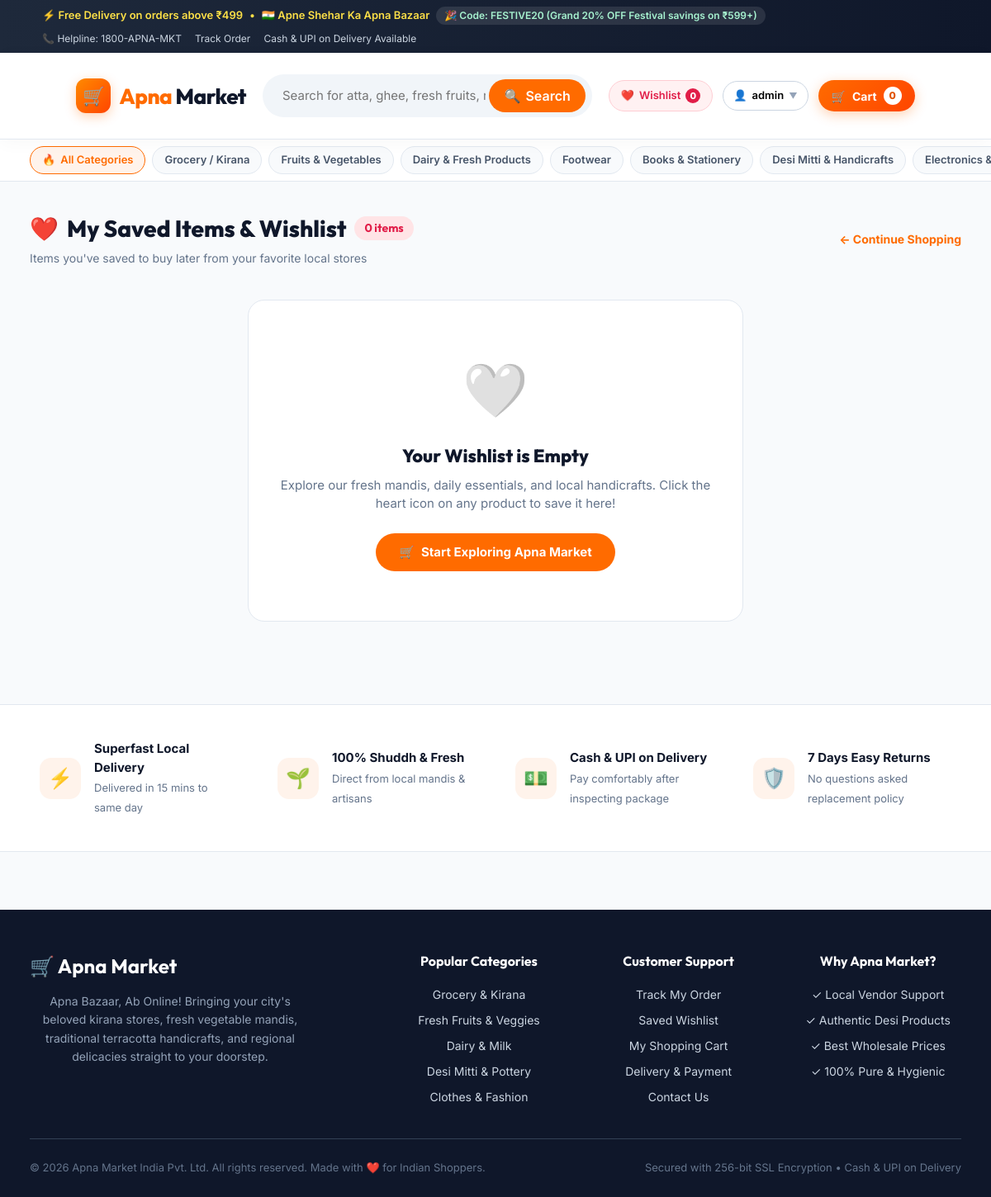
Screenshot of /wishlist/ (signed in) with the database file from the repository.
### store/models.py (models this page shows, shortened)
class Coupon(models.Model):
    code = models.CharField(
        max_length=30,
        unique=True
    )
    discount_percent = models.DecimalField(
        max_digits=5,
        decimal_places=2,
        default=0
    )
    discount_amount = models.DecimalField(
        max_digits=10,
        decimal_places=2,
        default=0
    )
    min_order_value = models.DecimalField(
        max_digits=10,
        decimal_places=2,
        default=0
    )
    is_active = models.BooleanField(
        default=True
    )
    description = models.CharField(
        max_length=200,
        blank=True
    )
    created_at = models.DateTimeField(
        auto_now_add=True
    )

### catalog/models.py (models this page shows, shortened)
class Category(models.Model):
    name = models.CharField(max_length=100)
    slug = models.SlugField(unique=True)
    parent = models.ForeignKey(
        "self",
        on_delete=models.CASCADE,
        blank=True,
        null=True,
        related_name="subcategories"
    )
    description = models.TextField(blank=True)
    image = models.ImageField(
        upload_to="categories/",
        blank=True,
        null=True
    )
    is_active = models.BooleanField(default=True)
    created_at = models.DateTimeField(auto_now_add=True)

### store/views.py (the view)
@login_required(login_url="/login/?next=/wishlist/")
def wishlist_view(request):
    wishlist_items = Wishlist.objects.filter(
        user=request.user
    ).select_related("product", "product__category").order_by("-created_at")
    return render(
        request,
        "store/wishlist.html",
        {
            "wishlist_items": wishlist_items,
        }
    )

### store/templates/store/wishlist.html (shortened to what this page needs)
{% extends "base.html" %}
{% load static %}
{% block content %}
<div class="wishlist-wrap">
    <div class="wishlist-header">
        <div>
            <h1 class="wishlist-title">
                <span>❤️</span> My Saved Items & Wishlist
                <span class="wishlist-count-pill">{{ wishlist_items|length }} item{{ wishlist_items|length|pluralize }}</span>
            </h1>
            <p style="color: #64748b; font-size: 14px; margin-top: 4px;">Items you've saved to buy later from your favorite local stores</p>
        </div>
        <div>
            <a href="{% url 'home' %}" style="color: var(--primary); font-weight: 700; font-size: 14px;">← Continue Shopping</a>
        </div>
    </div>
    {% if wishlist_items %}
        <div class="wishlist-grid">
            {% for item in wishlist_items %}
                {% with product=item.product %}
                    <div class="wishlist-card">
                        <a href="{% url 'toggle_wishlist' product.id %}" class="btn-remove-wishlist" title="Remove from wishlist">✕</a>
                        <a href="{% url 'product_detail' product.id %}" class="wishlist-thumb">
                            {% if product.image %}
                                <img src="{{ product.image.url }}" alt="{{ product.name }}">
                            {% else %}
                                <span style="font-size: 40px;">🛍️</span>
                            {% endif %}
                        </a>
                        <div class="wishlist-cat">{{ product.category.name }}</div>
                        <a href="{% url 'product_detail' product.id %}" class="wishlist-name">
                            {{ product.name|truncatechars:45 }}
                        </a>
                        <div class="wishlist-price-row">
                            <span class="wishlist-price">₹{{ product.discounted_price }}</span>
                            {% if product.discount > 0 %}
                                <span class="wishlist-mrp">₹{{ product.price }}</span>
                                <span class="wishlist-discount">{{ product.discount|floatformat:0 }}% OFF</span>
                            {% endif %}
                        </div>
                        {% if product.stock > 0 and product.is_available %}
                            <form method="POST" action="{% url 'move_wishlist_to_cart' product.id %}">
                                {% csrf_token %}
                                <button type="submit" class="btn-move-cart">
                                    <span>🛒</span> Move to Cart
                                </button>
                            </form>
                        {% else %}
                            <button type="button" class="btn-move-cart" disabled>
                                Out of Stock
                            </button>
                        {% endif %}
                    </div>
                {% endwith %}
            {% endfor %}
        </div>
    {% else %}
        <div class="empty-wishlist">
            <div class="empty-icon">🤍</div>
            <h2 class="empty-title">Your Wishlist is Empty</h2>
            <p class="empty-desc">Explore our fresh mandis, daily essentials, and local handicrafts. Click the heart icon on any product to save it here!</p>
            <a href="{% url 'home' %}" class="btn-shop-now">
                <span>🛒</span> Start Exploring Apna Market
            </a>
        </div>
    {% endif %}
</div>
{% endblock %}

### templates/base.html (shortened to what this page needs)
{% load static %}
<!DOCTYPE html>
<html lang="en">
<head>
    <link rel="stylesheet" href="{% static 'store/css/style.css' %}">
</head>
<body>
    <div class="top-bar">
        <div class="top-bar-inner">
            <div class="delivery-highlight">
                <span>⚡ Free Delivery on orders above ₹499</span>
                <span>•</span>
                <span>🇮🇳 Apne Shehar Ka Apna Bazaar</span>
                {% if active_coupons %}
                    <span class="coupon-ticker">🎉 Code: {{ active_coupons.0.code }} ({{ active_coupons.0.description }})</span>
                {% endif %}
            </div>
            <div class="top-bar-links">
                <span>📞 Helpline: 1800-APNA-MKT</span>
                <a href="{% url 'my_orders' %}">Track Order</a>
                <span>Cash & UPI on Delivery Available</span>
            </div>
        </div>
    </div>
    <header class="main-header">
        <div class="header-content">
            <a href="{% url 'home' %}" class="brand-logo">
                <span class="brand-badge">🛒</span>
                <span><span class="highlight">Apna</span> Market</span>
            </a>
            <div class="search-container">
                <form class="search-form" method="GET" action="{% url 'home' %}" id="search-form">
                    <input
                        type="text"
                        name="q"
                        id="search-input"
                        placeholder="Search for atta, ghee, fresh fruits, matka, kurta, dal..."
                        value="{{ search_query|default:'' }}"
                        autocomplete="off"
                    >
                    <button type="submit">
                        <span>🔍</span>
                        <span>Search</span>
                    </button>
                </form>
            </div>
            <div class="header-actions">
                <a href="{% url 'wishlist' %}" class="wishlist-nav-btn" id="header-wishlist-btn" title="Saved Items & Wishlist">
                    <span>❤️</span>
                    <span class="wishlist-text">Wishlist</span>
                    <span class="wishlist-badge" id="wishlist-badge-count">{{ global_wishlist_count|default:"0" }}</span>
                </a>
                {% if user.is_authenticated %}
                    <div class="user-dropdown">
                        <button class="user-dropdown-btn">
                            <span>👤</span>
                            <span>{{ user.first_name|default:user.username|truncatechars:10 }}</span>
                            <span style="font-size: 10px; color: #94a3b8;">▼</span>
                        </button>
                    </div>
                {% endif %}
                <a href="{% url 'cart' %}" class="cart-nav-btn" id="header-cart-btn">
                    <span>🛒</span>
                    <span>Cart</span>
                    <span class="cart-badge" id="header-cart-count">{{ global_cart_count|default:"0" }}</span>
                </a>
            </div>
        </div>
    </header>
    <nav class="category-subnav">
        <div class="category-subnav-inner">
            <a href="{% url 'home' %}" class="cat-chip {% if not selected_category and not category %}active{% endif %}">
                <span>🔥</span> All Categories
            </a>
            {% for cat in nav_categories %}
                <a href="{% url 'category_products' cat.slug %}" class="cat-chip {% if category.slug == cat.slug or selected_category == cat.slug %}active{% endif %}">
                    {{ cat.name }}
                </a>
            {% endfor %}
        </div>
    </nav>
    <main>
        {% block content %}{% endblock %}
    </main>
    <section class="trust-banner">
        <div class="trust-grid">
            <div class="trust-card">
                <div class="trust-icon">⚡</div>
                <div>
                    <strong>Superfast Local Delivery</strong>
                    <span>Delivered in 15 mins to same day</span>
                </div>
            </div>
            <div class="trust-card">
                <div class="trust-icon">🌱</div>
                <div>
                    <strong>100% Shuddh & Fresh</strong>
                    <span>Direct from local mandis & artisans</span>
                </div>
            </div>
            <div class="trust-card">
                <div class="trust-icon">💵</div>
                <div>
                    <strong>Cash & UPI on Delivery</strong>
                    <span>Pay comfortably after inspecting package</span>
                </div>
            </div>
            <div class="trust-card">
                <div class="trust-icon">🛡️</div>
                <div>
                    <strong>7 Days Easy Returns</strong>
                    <span>No questions asked replacement policy</span>
                </div>
            </div>
        </div>
    </section>
    <footer>
        <div class="footer-inner">
            <div class="footer-brand">
                <h3>🛒 Apna Market</h3>
                <p>
                    Apna Bazaar, Ab Online! Bringing your city's beloved kirana stores, fresh vegetable mandis, traditional terracotta handicrafts, and regional delicacies straight to your doorstep.
                </p>
            </div>
            <div class="footer-col">
                <h4>Popular Categories</h4>
                <ul>
                    <li><a href="{% url 'category_products' 'grocery-kirana' %}">Grocery & Kirana</a></li>
                    <li><a href="{% url 'category_products' 'fruits-vegetables' %}">Fresh Fruits & Veggies</a></li>
                    <li><a href="{% url 'category_products' 'dairy-fresh-products' %}">Dairy & Milk</a></li>
                    <li><a href="{% url 'category_products' 'desi-mitti-handicrafts' %}">Desi Mitti & Pottery</a></li>
                    <li><a href="{% url 'category_products' 'clothes-fashion-category' %}">Clothes & Fashion</a></li>
                </ul>
            </div>
            <div class="footer-col">
                <h4>Customer Support</h4>
                <ul>
                    <li><a href="{% url 'my_orders' %}">Track My Order</a></li>
                    <li><a href="{% url 'wishlist' %}">Saved Wishlist</a></li>
                    <li><a href="{% url 'cart' %}">My Shopping Cart</a></li>
                    <li><a href="{% url 'checkout' %}">Delivery & Payment</a></li>
                    <li><a href="mailto:support@apnamarket.in">Contact Us</a></li>
                </ul>
            </div>
            <div class="footer-col">
                <h4>Why Apna Market?</h4>
                <ul>
                    <li>✓ Local Vendor Support</li>
                    <li>✓ Authentic Desi Products</li>
                    <li>✓ Best Wholesale Prices</li>
                    <li>✓ 100% Pure & Hygienic</li>
                </ul>
            </div>
        </div>
        <div class="footer-bottom">
            <div>
                © 2026 Apna Market India Pvt. Ltd. All rights reserved. Made with ❤️ for Indian Shoppers.
            </div>
            <div>
                <span>Secured with 256-bit SSL Encryption • Cash & UPI on Delivery</span>
            </div>
        </div>
    </footer>
</body>
</html>

### store/static/store/css/style.css (style rules this page uses)
* { box-sizing: border-box; margin: 0; padding: 0; }
:root { --orange: #f26a21; --orange-dark: #d94f0b; --cream: #fff7ef; --bg: #f7f8fa; --white: #ffffff; --text: #202124; --muted: #6b7280; --border: #e8e8e8; --green: #16803c; --shadow: 0 8px 30px rgba(0, 0, 0, 0.07); --radius: 16px; }
html { scroll-behavior: smooth; }
body { font-family: Inter, Arial, Helvetica, sans-serif; background: var(--bg); color: var(--text); line-height: 1.5; }
a { color: inherit; text-decoration: none; }
button, input, select, textarea { font: inherit; }
header { position: sticky; top: 0; z-index: 999; width: 100%; display: flex; align-items: center; gap: 22px; padding: 14px 5%; background: rgba(255, 255, 255, 0.96); backdrop-filter: blur(14px); border-bottom: 1px solid var(--border); }
input, select, textarea { width: 100%; padding: 12px 14px; border: 1px solid #d9dce1; border-radius: 10px; outline: none; background: white; transition: 0.2s; }
button { cursor: pointer; }
footer { margin-top: 70px; padding: 50px 5%; background: #171717; color: white; text-align: center; }
footer p { margin-top: 10px; color: #aaa; }

### store/templates/store/wishlist.html (style rules this page uses)
.wishlist-wrap { width: min(1200px, 94%); margin: 36px auto 60px; }
.wishlist-header { display: flex; justify-content: space-between; align-items: center; margin-bottom: 28px; flex-wrap: wrap; gap: 16px; }
.wishlist-title { font-size: 28px; font-weight: 800; color: #0f172a; display: flex; align-items: center; gap: 10px; }
.wishlist-count-pill { background: #ffe4e6; color: #e11d48; font-size: 14px; font-weight: 700; padding: 4px 12px; border-radius: 999px; }
.empty-wishlist { background: white; border-radius: 20px; border: 1px solid var(--border-color); padding: 60px 20px; text-align: center; max-width: 600px; margin: 40px auto; }
.empty-icon { font-size: 64px; margin-bottom: 16px; }
.empty-title { font-size: 22px; font-weight: 800; color: #0f172a; margin-bottom: 8px; }
.empty-desc { color: #64748b; font-size: 15px; margin-bottom: 24px; }
.btn-shop-now { display: inline-flex; align-items: center; gap: 8px; background: var(--primary); color: white; padding: 12px 28px; border-radius: 999px; font-weight: 700; font-size: 15px; }

### rows the page displays
Coupon: code "FESTIVE20", description "Grand 20% OFF Festival savings on ₹599+"
Category: name "Grocery / Kirana"
Category: name "Fruits & Vegetables"
Category: name "Dairy & Fresh Products"
Category: name "Footwear"
Category: name "Books & Stationery"
Category: name "Desi Mitti & Handicrafts"
Category: name "Electronics…"

### other values shown
{{ global_wishlist_count|default:"0" }} "0"
{{ user.first_name|default:user.username|truncatechars:10 }} "admin"
{{ global_cart_count|default:"0" }} "0"
{{ wishlist_items|length }} "0"
